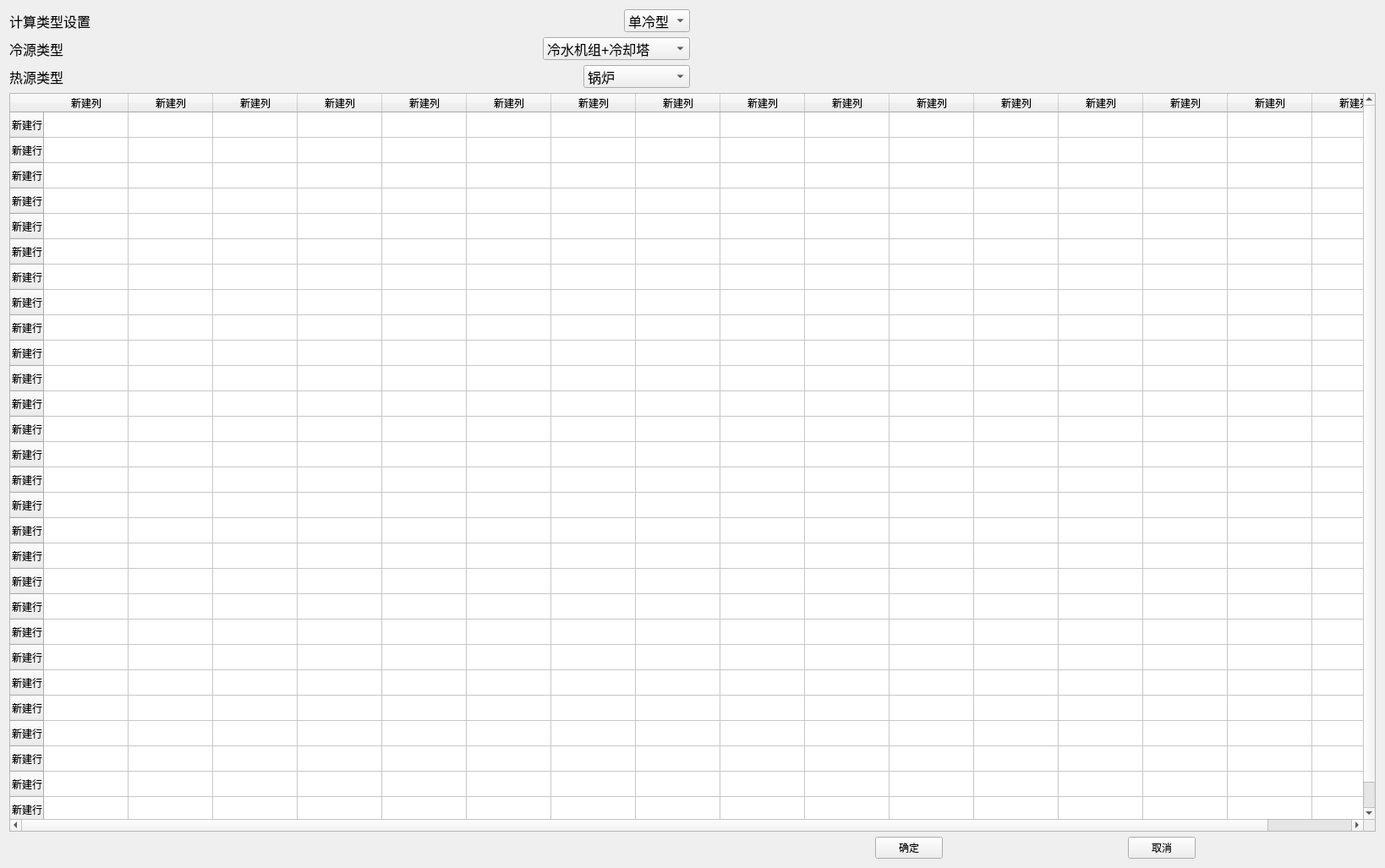
      <widget class="QWidget" name="page">
       <layout class="QHBoxLayout" name="horizontalLayout_10">
        <item>
         <layout class="QGridLayout" name="gridLayout">
          <item row="0" column="1">
           <spacer name="horizontalSpacer">
            <property name="orientation">
             <enum>Qt::Horizontal</enum>
            </property>
            <property name="sizeType">
             <enum>QSizePolicy::MinimumExpanding</enum>
            </property>
            <property name="sizeHint" stdset="0">
             <size>
              <width>40</width>
              <height>20</height>
             </size>
            </property>
           </spacer>
          </item>
          <item row="2" column="0">
           <spacer name="horizontalSpacer_2">
            <property name="orientation">
             <enum>Qt::Horizontal</enum>
            </property>
            <property name="sizeHint" stdset="0">
             <size>
              <width>40</width>
              <height>20</height>
             </size>
            </property>
           </spacer>
          </item>
          <item row="0" column="0">
           <layout class="QVBoxLayout" name="verticalLayout">
            <item>
             <layout class="QHBoxLayout" name="horizontalLayout">
              <item>
               <widget class="QLabel" name="label">
                <property name="sizePolicy">
                 <sizepolicy hsizetype="Preferred" vsizetype="Preferred">
                  <horstretch>0</horstretch>
                  <verstretch>0</verstretch>
                 </sizepolicy>
                </property>
                <property name="font">
                 <font>
                  <pointsize>12</pointsize>
                 </font>
                </property>
                <property name="text">
                 <string>计算类型设置</string>
                </property>
               </widget>
              </item>
              <item>
               <widget class="QComboBox" name="comboBox">
                <property name="sizePolicy">
                 <sizepolicy hsizetype="Fixed" vsizetype="Fixed">
                  <horstretch>0</horstretch>
                  <verstretch>0</verstretch>
                 </sizepolicy>
                </property>
                <property name="font">
                 <font>
                  <pointsize>12</pointsize>
                 </font>
                </property>
                <item>
                 <property name="text">
                  <string>单冷型</string>
                 </property>
                </item>
                <item>
                 <property name="text">
                  <string>冷暖型</string>
                 </property>
                </item>
               </widget>
              </item>
             </layout>
            </item>
            <item>
             <layout class="QHBoxLayout" name="horizontalLayout_2">
              <item>
               <widget class="QLabel" name="label_2">
                <property name="font">
                 <font>
                  <pointsize>12</pointsize>
                 </font>
                </property>
                <property name="text">
                 <string>冷源类型</string>
                </property>
               </widget>
              </item>
              <item>
               <widget class="QComboBox" name="comboBox_2">
                <property name="sizePolicy">
                 <sizepolicy hsizetype="Fixed" vsizetype="Fixed">
                  <horstretch>0</horstretch>
                  <verstretch>0</verstretch>
                 </sizepolicy>
                </property>
                <property name="font">
                 <font>
                  <pointsize>12</pointsize>
                 </font>
                </property>
                <item>
                 <property name="text">
                  <string>冷水机组+冷却塔</string>
                 </property>
                </item>
                <item>
                 <property name="text">
                  <string>风冷热泵机组</string>
                 </property>
                </item>
                <item>
                 <property name="text">
                  <string>一体化蒸发冷水机组</string>
                 </property>
                </item>
               </widget>
              </item>
             </layout>
            </item>
            <item>
             <layout class="QHBoxLayout" name="horizontalLayout_3">
              <item>
               <widget class="QLabel" name="label_3">
                <property name="font">
                 <font>
                  <pointsize>12</pointsize>
                 </font>
                </property>
                <property name="text">
                 <string>热源类型</string>
                </property>
               </widget>
              </item>
              <item>
               <widget class="QComboBox" name="comboBox_3">
                <property name="sizePolicy">
                 <sizepolicy hsizetype="Fixed" vsizetype="Fixed">
                  <horstretch>0</horstretch>
                  <verstretch>0</verstretch>
                 </sizepolicy>
                </property>
                <property name="font">
                 <font>
                  <pointsize>12</pointsize>
                 </font>
                </property>
                <item>
                 <property name="text">
                  <string>锅炉</string>
                 </property>
                </item>
                <item>
                 <property name="text">
                  <string>风冷热泵机组</string>
                 </property>
                </item>
               </widget>
              </item>
             </layout>
            </item>
           </layout>
          </item>
          <item row="1" column="0" colspan="2">
           <widget class="QTableWidget" name="tableWidget_2">
            <property name="sizePolicy">
             <sizepolicy hsizetype="Preferred" vsizetype="Expanding">
              <horstretch>0</horstretch>
              <verstretch>0</verstretch>
             </sizepolicy>
            </property>
            <property name="verticalScrollBarPolicy">
             <enum>Qt::ScrollBarAsNeeded</enum>
            </property>
            <property name="horizontalScrollBarPolicy">
             <enum>Qt::ScrollBarAsNeeded</enum>
            </property>
            <property name="sizeAdjustPolicy">
             <enum>QAbstractScrollArea::AdjustToContents</enum>
            </property>
            <row>
             <property name="text">
              <string>新建行</string>
             </property>
            </row>
            <row>
             <property name="text">
              <string>新建行</string>
             </property>
            </row>
            <row>
             <property name="text">
              <string>新建行</string>
             </property>
            </row>
            <row>
             <property name="text">
              <string>新建行</string>
             </property>
            </row>
            <row>
             <property name="text">
              <string>新建行</string>
             </property>
            </row>
            <row>
             <property name="text">
              <string>新建行</string>
             </property>
            </row>
            <row>
             <property name="text">
              <string>新建行</string>
             </property>
            </row>
            <row>
             <property name="text">
              <string>新建行</string>
             </property>
            </row>
            <row>
             <property name="text">
              <string>新建行</string>
             </property>
            </row>
            <row>
             <property name="text">
              <string>新建行</string>
             </property>
            </row>
            <row>
             <property name="text">
              <string>新建行</string>
             </property>
            </row>
            <row>
             <property name="text">
              <string>新建行</string>
             </property>
            </row>
            <row>
             <property name="text">
              <string>新建行</string>
             </property>
            </row>
            <row>
             <property name="text">
              <string>新建行</string>
             </property>
            </row>
            <row>
             <property name="text">
              <string>新建行</string>
             </property>
            </row>
            <row>
             <property name="text">
              <string>新建行</string>
             </property>
            </row>
            <row>
             <property name="text">
              <string>新建行</string>
             </property>
            </row>
            <row>
             <property name="text">
              <string>新建行</string>
             </property>
            </row>
            <row>
             <property name="text">
              <string>新建行</string>
             </property>
            </row>
            <row>
             <property name="text">
              <string>新建行</string>
             </property>
            </row>
            <row>
             <property name="text">
              <string>新建行</string>
             </property>
            </row>
            <row>
             <property name="text">
              <string>新建行</string>
             </property>
            </row>
            <row>
             <property name="text">
              <string>新建行</string>
             </property>
            </row>
            <row>
             <property name="text">
              <string>新建行</string>
             </property>
            </row>
            <row>
             <property name="text">
              <string>新建行</string>
             </property>
            </row>
            <row>
             <property name="text">
              <string>新建行</string>
             </property>
            </row>
            <row>
             <property name="text">
              <string>新建行</string>
             </property>
            </row>
            <row>
             <property name="text">
              <string>新建行</string>
             </property>
            </row>
            <column>
             <property name="text">
              <string>新建列</string>
             </property>
            </column>
            <column>
             <property name="text">
              <string>新建列</string>
             </property>
            </column>
            <column>
             <property name="text">
              <string>新建列</string>
             </property>
            </column>
            <column>
             <property name="text">
              <string>新建列</string>
             </property>
            </column>
            <column>
             <property name="text">
              <string>新建列</string>
             </property>
            </column>
            <column>
             <property name="text">
              <string>新建列</string>
             </property>
            </column>
            <column>
             <property name="text">
              <string>新建列</string>
             </property>
            </column>
            <column>
             <property name="text">
              <string>新建列</string>
             </property>
            </column>
            <column>
             <property name="text">
              <string>新建列</string>
             </property>
            </column>
            <column>
             <property name="text">
              <string>新建列</string>
             </property>
            </column>
            <column>
             <property name="text">
              <string>新建列</string>
             </property>
            </column>
            <column>
             <property name="text">
              <string>新建列</string>
             </property>
            </column>
            <column>
             <property name="text">
              <string>新建列</string>
             </property>
            </column>
            <column>
             <property name="text">
              <string>新建列</string>
             </property>
            </column>
            <column>
             <property name="text">
              <string>新建列</string>
             </property>
            </column>
            <column>
             <property name="text">
              <string>新建列</string>
             </property>
            </column>
            <item row="0" column="0">
             <property name="text">
              <string/>
             </property>
            </item>
            <item row="0" column="7">
             <property name="text">
              <string/>
             </property>
            </item>
            <item row="0" column="8">
             <property name="text">
              <string/>
             </property>
            </item>
           </widget>
          </item>
          <item row="2" column="1">
           <layout class="QHBoxLayout" name="horizontalLayout_8">
            <item>
             <widget class="QPushButton" name="pushButton_2">
              <property name="sizePolicy">
               <sizepolicy hsizetype="Fixed" vsizetype="Fixed">
                <horstretch>0</horstretch>
                <verstretch>0</verstretch>
               </sizepolicy>
              </property>
              <property name="text">
               <string>确定</string>
              </property>
             </widget>
            </item>
            <item>
             <widget class="QPushButton" name="pushButton">
              <property name="sizePolicy">
               <sizepolicy hsizetype="Fixed" vsizetype="Fixed">
                <horstretch>0</horstretch>
                <verstretch>0</verstretch>
               </sizepolicy>
              </property>
              <property name="text">
               <string>取消</string>
              </property>
             </widget>
            </item>
           </layout>
          </item>
         </layout>
        </item>
       </layout>
      </widget>
